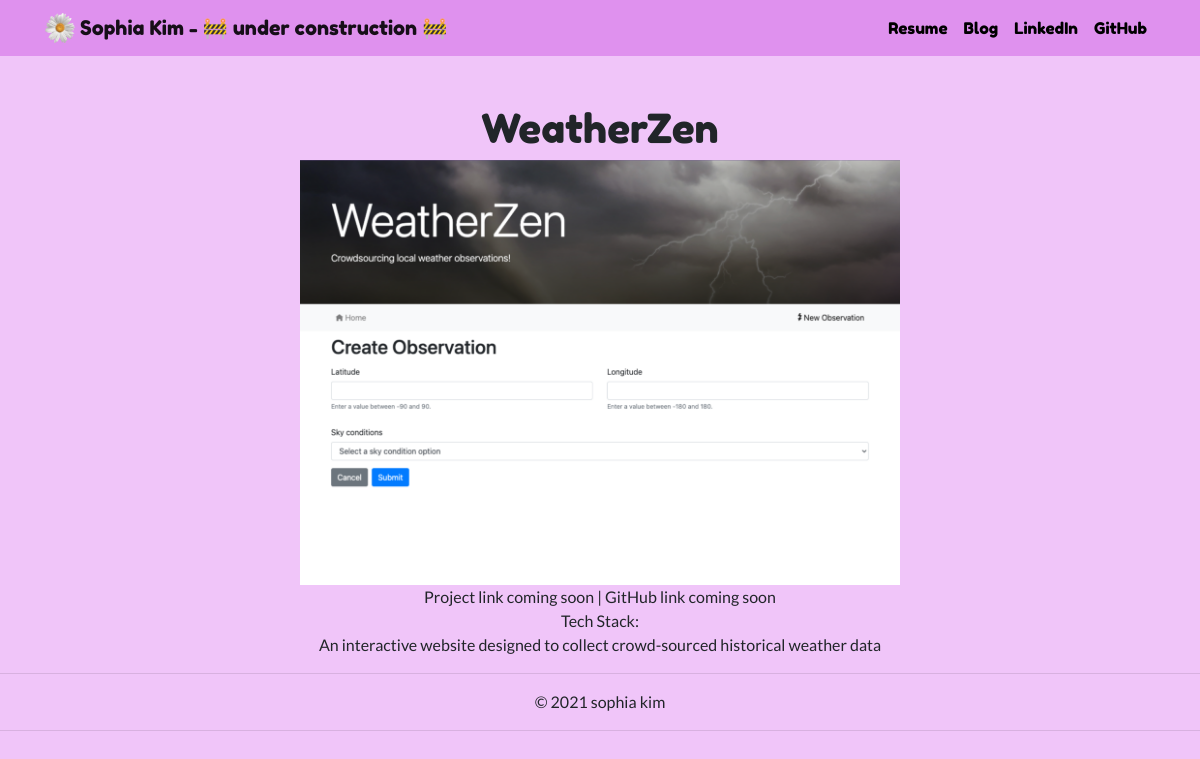
/projects/10/, run on an earlier commit of the app's database.
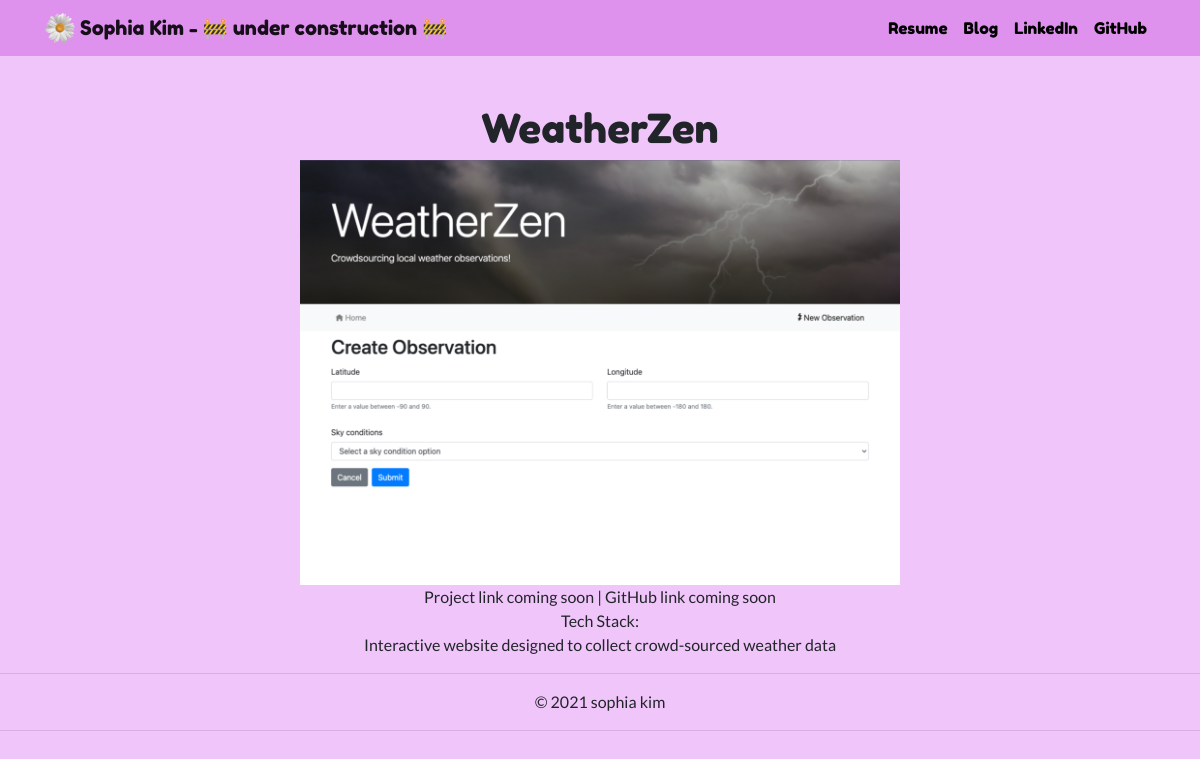
And on a later commit of the database.
### projects/models.py (models this page shows, shortened)
class Project(models.Model):
  title = models.CharField(max_length=100)
  description = models.CharField(max_length=250)
  stack = models.CharField(max_length=100, blank=True)
  image = models.ImageField(upload_to='projects/images/')
  url = models.URLField(blank=True)
  github = models.URLField(blank=True)

### projects/views.py (the view)
# urls.py: path("<int:pk>/", views.project_detail, name="project_detail"),
def project_detail(request, pk):
  project = get_object_or_404(Project, pk=pk)
  return render(request, 'projects/project_detail.html', {'project': project})

### projects/templates/projects/project_detail.html
{% extends 'projects/base.html' %}
{% block content %}
<h1 class="text-center mt-5" id="section-heading">{{ project.title }}</h1>
<img src="{{ project.image.url }}" width="600">
<br>
{% if project.url %}
  <a href="{{ project.url }}">Project Link</a>
{% else %}
  Project link coming soon
{% endif %}
{% if project.github %}
  <a href="{{ project.github }}">| GitHub </a>
{% else %}
  | GitHub link coming soon
{% endif %}
<br>
Tech Stack: {{ project.stack }}
<br>
{{ project.description|safe }}
{% endblock %}

What changed in the data, as far as the page shows it:
changed Project "WeatherZen": description "An interactive website designed to collect crowd-sourced historical weather data" → "Interactive website designed to collect crowd-sourced weather data"
